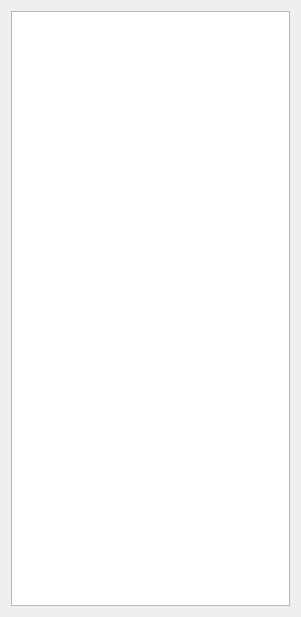
<?xml version="1.0" encoding="UTF-8"?>
<ui version="4.0">
 <class>ProjectDock</class>
 <widget class="QWidget" name="ProjectDock">
  <property name="geometry">
   <rect>
    <x>0</x>
    <y>0</y>
    <width>301</width>
    <height>617</height>
   </rect>
  </property>
  <property name="windowTitle">
   <string>Form</string>
  </property>
  <layout class="QVBoxLayout" name="verticalLayout">
   <item>
    <widget class="QTreeView" name="m_pView"/>
   </item>
  </layout>
 </widget>
 <resources/>
 <connections/>
</ui>
